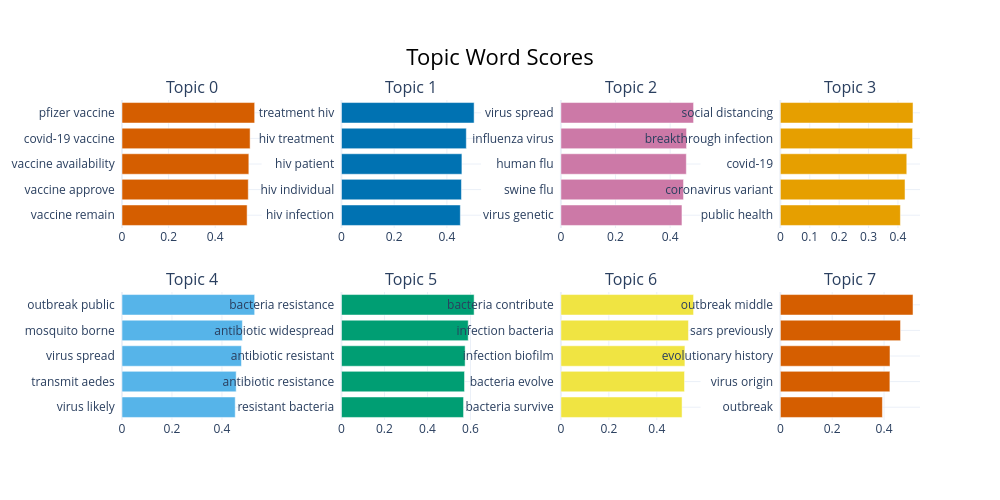

Notebook code for this chart:
### Markdown cell above
### Model Bar chart

### Code cell
model.visualize_barchart().show()

### Figure 1 — Plotly figure (JSON) as saved in the notebook; plotly's stock layout.template omitted (floating-point values rounded to 4 significant figures)
{"data": [{"marker": {"color": "#D55E00"}, "orientation": "h", "type": "bar", "x": [0.537, 0.542, 0.5444, 0.5499, 0.5694], "xaxis": "x", "y": ["vaccine remain  ", "vaccine approve  ", "vaccine availability  ", "covid-19 vaccine  ", "pfizer vaccine  "], "yaxis": "y"}, {"marker": {"color": "#0072B2"}, "orientation": "h", "type": "bar", "x": [0.451, 0.4552, 0.457, 0.4737, 0.5033], "xaxis": "x2", "y": ["hiv infection  ", "hiv individual  ", "hiv patient  ", "hiv treatment  ", "treatment hiv  "], "yaxis": "y2"}, {"marker": {"color": "#CC79A7"}, "orientation": "h", "type": "bar", "x": [0.4433, 0.449, 0.4593, 0.4601, 0.4858], "xaxis": "x3", "y": ["virus genetic  ", "swine flu  ", "human flu  ", "influenza virus  ", "virus spread  "], "yaxis": "y3"}, {"marker": {"color": "#E69F00"}, "orientation": "h", "type": "bar", "x": [0.4083, 0.424, 0.43, 0.4496, 0.4512], "xaxis": "x4", "y": ["public health  ", "coronavirus variant  ", "covid-19  ", "breakthrough infection  ", "social distancing  "], "yaxis": "y4"}, {"marker": {"color": "#56B4E9"}, "orientation": "h", "type": "bar", "x": [0.4531, 0.4569, 0.4781, 0.4818, 0.5309], "xaxis": "x5", "y": ["virus likely  ", "transmit aedes  ", "virus spread  ", "mosquito borne  ", "outbreak public  "], "yaxis": "y5"}, {"marker": {"color": "#009E73"}, "orientation": "h", "type": "bar", "x": [0.5678, 0.5723, 0.5751, 0.5895, 0.6169], "xaxis": "x6", "y": ["resistant bacteria  ", "antibiotic resistance  ", "antibiotic resistant  ", "antibiotic widespread  ", "bacteria resistance  "], "yaxis": "y6"}, {"marker": {"color": "#F0E442"}, "orientation": "h", "type": "bar", "x": [0.5054, 0.5156, 0.5172, 0.5319, 0.5533], "xaxis": "x7", "y": ["bacteria survive  ", "bacteria evolve  ", "infection biofilm  ", "infection bacteria  ", "bacteria contribute  "], "yaxis": "y7"}, {"marker": {"color": "#D55E00"}, "orientation": "h", "type": "bar", "x": [0.3937, 0.4225, 0.4229, 0.4636, 0.5117], "xaxis": "x8", "y": ["outbreak  ", "virus origin  ", "evolutionary history  ", "sars previously  ", "outbreak middle  "], "yaxis": "y8"}], "layout": {"annotations": [{"font": {"size": 16}, "showarrow": false, "text": "Topic 0", "x": 0.0875, "xanchor": "center", "xref": "paper", "y": 1, "yanchor": "bottom", "yref": "paper"}, {"font": {"size": 16}, "showarrow": false, "text": "Topic 1", "x": 0.3625, "xanchor": "center", "xref": "paper", "y": 1, "yanchor": "bottom", "yref": "paper"}, {"font": {"size": 16}, "showarrow": false, "text": "Topic 2", "x": 0.6375, "xanchor": "center", "xref": "paper", "y": 1, "yanchor": "bottom", "yref": "paper"}, {"font": {"size": 16}, "showarrow": false, "text": "Topic 3", "x": 0.9125, "xanchor": "center", "xref": "paper", "y": 1, "yanchor": "bottom", "yref": "paper"}, {"font": {"size": 16}, "showarrow": false, "text": "Topic 4", "x": 0.0875, "xanchor": "center", "xref": "paper", "y": 0.4, "yanchor": "bottom", "yref": "paper"}, {"font": {"size": 16}, "showarrow": false, "text": "Topic 5", "x": 0.3625, "xanchor": "center", "xref": "paper", "y": 0.4, "yanchor": "bottom", "yref": "paper"}, {"font": {"size": 16}, "showarrow": false, "text": "Topic 6", "x": 0.6375, "xanchor": "center", "xref": "paper", "y": 0.4, "yanchor": "bottom", "yref": "paper"}, {"font": {"size": 16}, "showarrow": false, "text": "Topic 7", "x": 0.9125, "xanchor": "center", "xref": "paper", "y": 0.4, "yanchor": "bottom", "yref": "paper"}], "height": 500, "hoverlabel": {"bgcolor": "white", "font": {"family": "Rockwell", "size": 16}}, "showlegend": false, "title": {"font": {"color": "Black", "size": 22}, "text": "Topic Word Scores", "x": 0.5, "xanchor": "center", "yanchor": "top"}, "width": 1000, "xaxis": {"anchor": "y", "domain": [0, 0.175], "showgrid": true}, "xaxis2": {"anchor": "y2", "domain": [0.275, 0.45], "showgrid": true}, "xaxis3": {"anchor": "y3", "domain": [0.55, 0.725], "showgrid": true}, "xaxis4": {"anchor": "y4", "domain": [0.825, 1], "showgrid": true}, "xaxis5": {"anchor": "y5", "domain": [0, 0.175], "showgrid": true}, "xaxis6": {"anchor": "y6", "domain": [0.275, 0.45], "showgrid": true}, "xaxis7": {"anchor": "y7", "domain": [0.55, 0.725], "showgrid": true}, "xaxis8": {"anchor": "y8", "domain": [0.825, 1], "showgrid": true}, "yaxis": {"anchor": "x", "domain": [0.6, 1], "showgrid": true}, "yaxis2": {"anchor": "x2", "domain": [0.6, 1], "showgrid": true}, "yaxis3": {"anchor": "x3", "domain": [0.6, 1], "showgrid": true}, "yaxis4": {"anchor": "x4", "domain": [0.6, 1], "showgrid": true}, "yaxis5": {"anchor": "x5", "domain": [0, 0.4], "showgrid": true}, "yaxis6": {"anchor": "x6", "domain": [0, 0.4], "showgrid": true}, "yaxis7": {"anchor": "x7", "domain": [0, 0.4], "showgrid": true}, "yaxis8": {"anchor": "x8", "domain": [0, 0.4], "showgrid": true}}}
